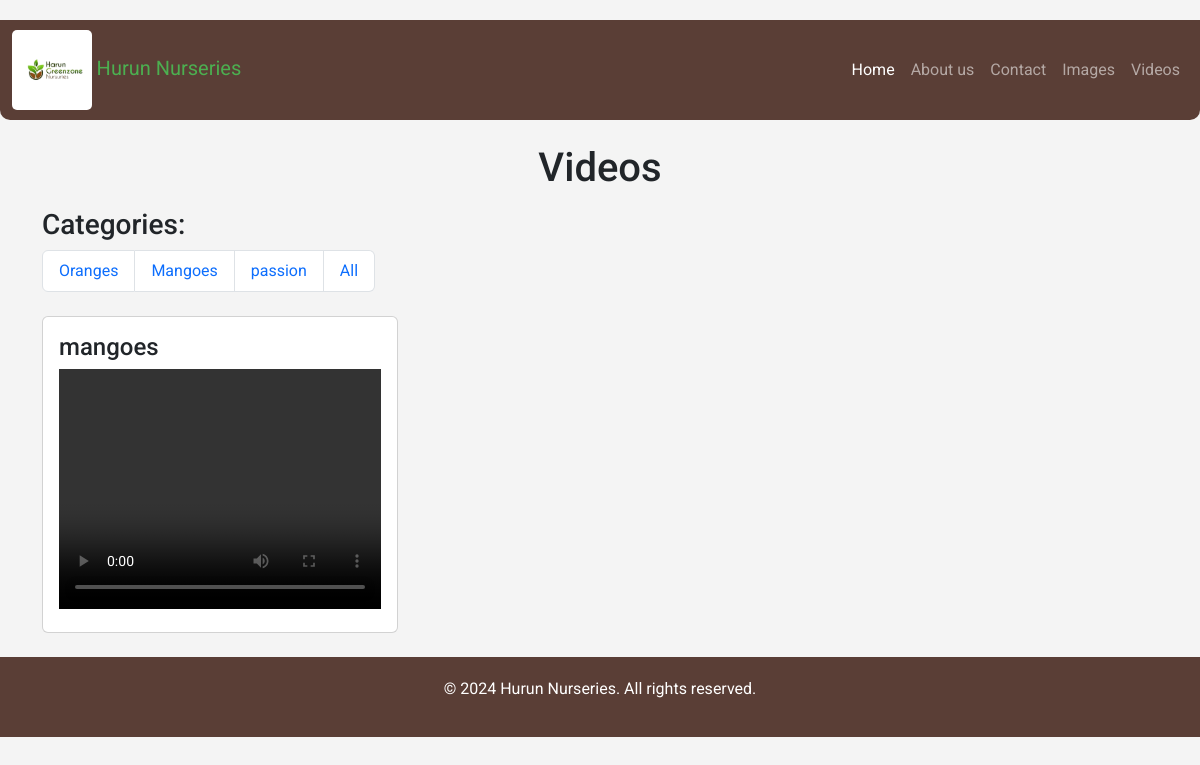
Screenshot of /videos/category/2/ with the database file from the repository.
### admin_panel/models.py (models this page shows, shortened)
class Category(models.Model):
    name = models.CharField(max_length=255)
    description = models.CharField(max_length=255)

class Video(models.Model):
    title = models.CharField(max_length=255)
    video_file = models.FileField(upload_to='videos/')
    categories = models.ManyToManyField(Category, related_name='videos')

### core/views.py (the view)
# urls.py: path('videos/', video_list, name='video_list'),
def video_list(request, category_id=None):
    categories = Category.objects.all()
    videos = Video.objects.all()
    if category_id:
        videos = videos.filter(categories__id=category_id)
    return render(request, 'core/video_list.html', {'videos': videos, 'categories': categories})

### core/templates/core/video_list.html (shortened to what this page needs)
{% extends 'core/base.html' %}
{% block content %}
<div class="container mt-4">
    <h1 class="text-center">Videos</h1>
    <div class="categories mt-3 mb-4">
        <h3>Categories:</h3>
        <ul class="list-group list-group-horizontal">
            {% for category in categories %}
                <li class="list-group-item">
                    <a href="{% url 'core:video_list_by_category' category.id %}" class="text-decoration-none">
                        {{ category.name }}
                    </a>
                </li>
            {% endfor %}
            <li class="list-group-item">
                <a href="{% url 'core:video_list' %}" class="text-decoration-none">
                    All
                </a>
            </li>
        </ul>
    </div>
    <div class="row">
        {% for video in videos %}
            <div class="col-md-4 mb-4">
                <div class="card">
                    <div class="card-body">
                        <h4 class="card-title">{{ video.title }}</h4>
                        <video width="100%" height="240" controls>
                            <source src="{{ video.video_file.url }}" type="video/mp4">
                        </video>
                    </div>
                </div>
            </div>
            {% empty %}
            <div class="fullscreen">
                <p class="text-center">No Videos available in this category.</p>
            </div>
        {% endfor %}
    </div>
</div>
{% endblock %}

### static/css/styles.css (style rules this page uses)
body { background-color: #f4f4f4; font-family: 'Roboto', sans-serif; margin-top: 20px; }

### rows the page displays
Category: name "Oranges"
Category: name "Mangoes"
Category: name "passion"
Video: title "mangoes"
